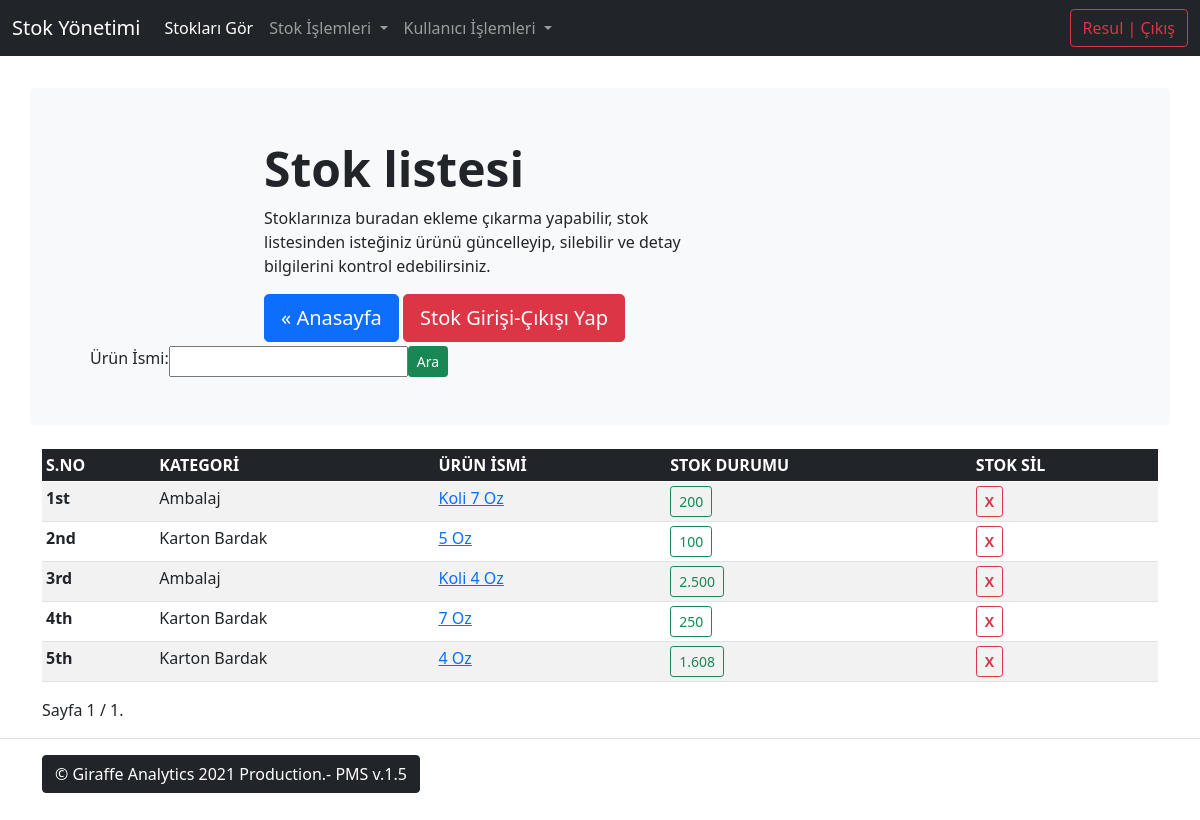
Screenshot of /products/ (signed in) with the database file from the repository.
### products/models/product_model.py (models this page shows, shortened)
class Product(models.Model):
    product_name = models.CharField(max_length=55, verbose_name='Ürün İsmi', unique=True)
    quantity = models.PositiveIntegerField(verbose_name='Ürün Miktarı')
    category = models.ForeignKey('Category', on_delete=models.SET_NULL, null=True, blank=True)
    content = models.TextField(verbose_name="Ürün Açıklaması", max_length=255, null=True, blank=True)
    class Meta:
        verbose_name = "Ürün"
        verbose_name_plural = "Ürünler"
        ordering = ("-id",)

class Category(models.Model):
    name = models.CharField(max_length=30, unique=True, verbose_name='Kategori İsmi')
    class Meta:
        verbose_name = "Kategori"
        verbose_name_plural = "Kategoriler"
        ordering = ['-id']
    def __str__(self):
        return self.name

### products/views/product_list.py (the view)
# urls.py: path('', product_list, name='product-list'),
@login_required
def product_list(request):
    queryset = Product.objects.all()
    form = ProductSearchForm(request.POST or None)
    if request.method == 'POST':
        query = form['product_name'].value()
        queryset = queryset.filter(Q(product_name__icontains=query) |
                                   Q(category__name__icontains=query)).distinct()
    paginator = Paginator(queryset, 25)  # Show 25 result per page.
    page = request.GET.get('page')
    try:
        queryset = paginator.page(page)
    except PageNotAnInteger:
        queryset = paginator.page(1)
    except EmptyPage:
        queryset = paginator.page(paginator.num_pages)
    context = {
        'title': 'Ürünlere ait stok listesi',
        'queryset': queryset,
        'form': form
    }
    return render(request, 'products/product-list.html', context)

### products/forms/product_search_form.py
class ProductSearchForm(forms.ModelForm):
    class Meta:
        model = Product
        fields = ['product_name']

### templates/products/product-list.html (shortened to what this page needs)
{% extends 'base.html' %}
{% load humanize %}
{% block content %}
<main>
    <div class="container py-sm-3">
    <div class="p-5 mb-sm-4 bg-light rounded-3 row">
      <div class="container-fluid py-sm-1 col-md-8 align-self-center">
        <h2 class="display-5 fw-bold">Stok listesi</h2>
        <p class="col-md-8">Stoklarınıza buradan ekleme çıkarma yapabilir, stok listesinden isteğiniz ürünü güncelleyip, silebilir ve detay bilgilerini kontrol edebilirsiniz.</p>
        <a href="{% url 'landing-page' %}" class="btn btn-primary btn-lg" type="button">&laquo; Anasayfa</a>
        <a href="{% url 'products:action-create' %}" class="btn btn-danger btn-lg" type="button">Stok Girişi-Çıkışı Yap</a>
      </div>
        <div class="container-fluid row align-items-end col-auto">
        <form class="d-flex" method="post">
                    {% csrf_token %} {{form.as_table}}
                    <button class="btn btn-success btn-sm" type="submit">Ara</button>
                </form>
        </div>
    </div>
<table class="table table-striped table-hover table-sm">
    <thead class="table-dark">
        <tr>
          <th scope="col">S.NO</th>
          <th scope="col">KATEGORİ</th>
          <th scope="col" data-bs-toggle="tooltip" data-bs-placement="top" title="Ürün Detayı">ÜRÜN İSMİ</th>
          <th scope="col" data-bs-toggle="tooltip" data-bs-placement="top" title="Stok Güncelle">STOK DURUMU</th>
          <th scope="col" data-bs-toggle="tooltip" data-bs-placement="top" title="Ürün Sil">STOK SİL</th>
        </tr>
    </thead>
    <tbody>
        {% for obj in queryset %}
            <tr>
              <th scope="row">{{ forloop.counter | ordinal }}</th>
              <td >{{ obj.category | capfirst }}</td>
              <td><a href="{% url 'products:product-detail' obj.id %}" data-bs-toggle="tooltip" data-bs-placement="top" title="Ürün Detayı">{{ obj.product_name | capfirst }}</a></td>
              <td><a href="{% url 'products:product-update' obj.id %}" class="btn btn-outline-success btn-sm" data-bs-toggle="tooltip" data-bs-placement="top" title="Stok Güncelle">{{ obj.quantity | intcomma}}</a></td>
              <td><a href="{% url 'products:product-delete' obj.id %}" class="btn btn-outline-danger btn-sm" data-bs-toggle="tooltip" data-bs-placement="top" title="Ürün Sil"><b>X</b></a></td>
            </tr>
        {% endfor %}
    </tbody>
</table>
<div class="row">
<div class="col-md-6 col-md-offset-3">
<div class="pagination pagination-sm">
    <span class="step-links">
        <span class="current page-item active">
            Sayfa {{ queryset.number }} / {{ queryset.paginator.num_pages }}.
        </span>
    </span>
</div>
</div>
</div>
</div>
</main>
 {% endblock %}

### templates/navbar.html (shortened to what this page needs)
{% load crispy_forms_filters %}
<nav class="navbar navbar-expand-md navbar-dark fixed-top bg-dark">
  <div class="container-fluid">
    <a class="navbar-brand" href="{% url 'landing-page' %}">Stok Yönetimi</a>
    <div class="collapse navbar-collapse" id="navbarCollapse">
      <ul class="navbar-nav me-auto mb-2 mb-md-0">
        <li class="nav-item">
          <a class="nav-link active" aria-current="page" href="{% url 'products:product-list' %}">Stokları Gör</a>
        </li>
          <li class="nav-item dropdown">
          <a class="nav-link dropdown-toggle" href="#" id="navbarDropdown" role="button" data-bs-toggle="dropdown" aria-expanded="false">
            Stok İşlemleri
          </a>
        </li>
          <li class="nav-item dropdown">
          <a class="nav-link dropdown-toggle" href="#" id="navbarDropdown" role="button" data-bs-toggle="dropdown" aria-expanded="false">
            Kullanıcı İşlemleri
          </a>
        </li>
      </ul>
        {% if user.is_authenticated %}
        <a href="{% url 'user:logout' %}" class="btn btn-outline-danger" type="button">{{ user }} | Çıkış</a>
        {% else %}
        <a href="{% url 'user:login' %}" class="btn btn-outline-success" type="button">Giriş</a>
        {% endif %}
    </div>
  </div>
</nav>

### static/css/navbar-top-fixed.css (style rules this page uses)
body { min-height: 75rem; padding-top: 4.5rem; }

### rows the page displays
Product: category "Ambalaj", product_name "Koli 7 Oz", quantity "200"
Product: category "Karton Bardak", product_name "5 Oz", quantity "100"
Product: category "Ambalaj", product_name "Koli 4 Oz", quantity "2.500"
Product: category "Karton Bardak", product_name "7 Oz", quantity "250"
Product: category "Karton Bardak", product_name "4 Oz", quantity "1.608"

### other values shown
{{ user }} "Resul"
{{ queryset.number }} "1"
{{ queryset.paginator.num_pages }} "1"
